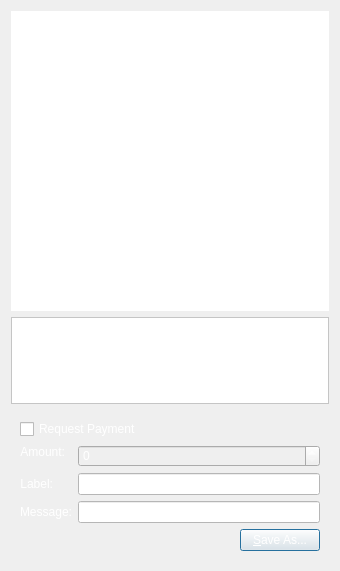
<?xml version="1.0" encoding="UTF-8"?>
<ui version="4.0">
 <class>QRCodeDialog</class>
 <widget class="QDialog" name="QRCodeDialog">
  <property name="geometry">
   <rect>
    <x>0</x>
    <y>0</y>
    <width>340</width>
    <height>571</height>
   </rect>
  </property>
  <property name="windowTitle">
   <string>QR Code Dialog</string>
  </property>
  <property name="styleSheet">
   <string notr="true">background:url(:/images/background4);
color: rgb(255, 255, 255);</string>
  </property>
  <layout class="QVBoxLayout" name="verticalLayout_3">
   <item>
    <widget class="QLabel" name="lblQRCode">
     <property name="sizePolicy">
      <sizepolicy hsizetype="Expanding" vsizetype="Expanding">
       <horstretch>0</horstretch>
       <verstretch>0</verstretch>
      </sizepolicy>
     </property>
     <property name="minimumSize">
      <size>
       <width>300</width>
       <height>300</height>
      </size>
     </property>
     <property name="styleSheet">
      <string notr="true">background:rgb(255, 255, 255);
color:rgb(0, 0, 0);</string>
     </property>
     <property name="textFormat">
      <enum>Qt::PlainText</enum>
     </property>
     <property name="alignment">
      <set>Qt::AlignCenter</set>
     </property>
     <property name="wordWrap">
      <bool>true</bool>
     </property>
    </widget>
   </item>
   <item>
    <widget class="QPlainTextEdit" name="outUri">
     <property name="sizePolicy">
      <sizepolicy hsizetype="Expanding" vsizetype="Minimum">
       <horstretch>0</horstretch>
       <verstretch>0</verstretch>
      </sizepolicy>
     </property>
     <property name="minimumSize">
      <size>
       <width>0</width>
       <height>50</height>
      </size>
     </property>
     <property name="styleSheet">
      <string notr="true">background:rgb(255, 255, 255);
color:rgb(0, 0, 0);</string>
     </property>
     <property name="tabChangesFocus">
      <bool>true</bool>
     </property>
     <property name="textInteractionFlags">
      <set>Qt::TextSelectableByKeyboard|Qt::TextSelectableByMouse</set>
     </property>
    </widget>
   </item>
   <item>
    <widget class="QWidget" name="widget" native="true">
     <layout class="QVBoxLayout" name="verticalLayout_2">
      <item>
       <widget class="QCheckBox" name="chkReqPayment">
        <property name="enabled">
         <bool>true</bool>
        </property>
        <property name="text">
         <string>Request Payment</string>
        </property>
       </widget>
      </item>
      <item>
       <layout class="QFormLayout" name="formLayout">
        <property name="fieldGrowthPolicy">
         <enum>QFormLayout::AllNonFixedFieldsGrow</enum>
        </property>
        <item row="1" column="0">
         <widget class="QLabel" name="lblLabel">
          <property name="text">
           <string>Label:</string>
          </property>
          <property name="textFormat">
           <enum>Qt::PlainText</enum>
          </property>
          <property name="alignment">
           <set>Qt::AlignRight|Qt::AlignTrailing|Qt::AlignVCenter</set>
          </property>
          <property name="buddy">
           <cstring>lnLabel</cstring>
          </property>
         </widget>
        </item>
        <item row="1" column="1">
         <widget class="QLineEdit" name="lnLabel">
          <property name="styleSheet">
           <string notr="true">background:rgb(255, 255, 255);
color:rgb(0, 0, 0);</string>
          </property>
         </widget>
        </item>
        <item row="2" column="0">
         <widget class="QLabel" name="lblMessage">
          <property name="text">
           <string>Message:</string>
          </property>
          <property name="textFormat">
           <enum>Qt::PlainText</enum>
          </property>
          <property name="alignment">
           <set>Qt::AlignRight|Qt::AlignTrailing|Qt::AlignVCenter</set>
          </property>
          <property name="buddy">
           <cstring>lnMessage</cstring>
          </property>
         </widget>
        </item>
        <item row="2" column="1">
         <widget class="QLineEdit" name="lnMessage">
          <property name="styleSheet">
           <string notr="true">background:rgb(255, 255, 255);
color:rgb(0, 0, 0);</string>
          </property>
         </widget>
        </item>
        <item row="0" column="0">
         <widget class="QLabel" name="lblAmount">
          <property name="sizePolicy">
           <sizepolicy hsizetype="Preferred" vsizetype="Maximum">
            <horstretch>0</horstretch>
            <verstretch>0</verstretch>
           </sizepolicy>
          </property>
          <property name="text">
           <string>Amount:</string>
          </property>
          <property name="textFormat">
           <enum>Qt::PlainText</enum>
          </property>
          <property name="alignment">
           <set>Qt::AlignRight|Qt::AlignTrailing|Qt::AlignVCenter</set>
          </property>
          <property name="buddy">
           <cstring>lnReqAmount</cstring>
          </property>
         </widget>
        </item>
        <item row="0" column="1">
         <widget class="BitcoinAmountField" name="lnReqAmount">
          <property name="enabled">
           <bool>false</bool>
          </property>
          <property name="minimumSize">
           <size>
            <width>80</width>
            <height>0</height>
           </size>
          </property>
         </widget>
        </item>
       </layout>
      </item>
      <item>
       <layout class="QHBoxLayout" name="horizontalLayout">
        <item>
         <spacer name="horizontalSpacer">
          <property name="orientation">
           <enum>Qt::Horizontal</enum>
          </property>
          <property name="sizeHint" stdset="0">
           <size>
            <width>40</width>
            <height>20</height>
           </size>
          </property>
         </spacer>
        </item>
        <item>
         <widget class="QPushButton" name="btnSaveAs">
          <property name="text">
           <string>&amp;Save As...</string>
          </property>
         </widget>
        </item>
       </layout>
      </item>
     </layout>
    </widget>
   </item>
  </layout>
 </widget>
 <customwidgets>
  <customwidget>
   <class>BitcoinAmountField</class>
   <extends>QSpinBox</extends>
   <header>bitcoinamountfield.h</header>
   <container>1</container>
  </customwidget>
 </customwidgets>
 <resources>
  <include location="../bitcoin.qrc"/>
 </resources>
 <connections>
  <connection>
   <sender>chkReqPayment</sender>
   <signal>clicked(bool)</signal>
   <receiver>lnReqAmount</receiver>
   <slot>setEnabled(bool)</slot>
   <hints>
    <hint type="sourcelabel">
     <x>92</x>
     <y>285</y>
    </hint>
    <hint type="destinationlabel">
     <x>98</x>
     <y>311</y>
    </hint>
   </hints>
  </connection>
 </connections>
</ui>
